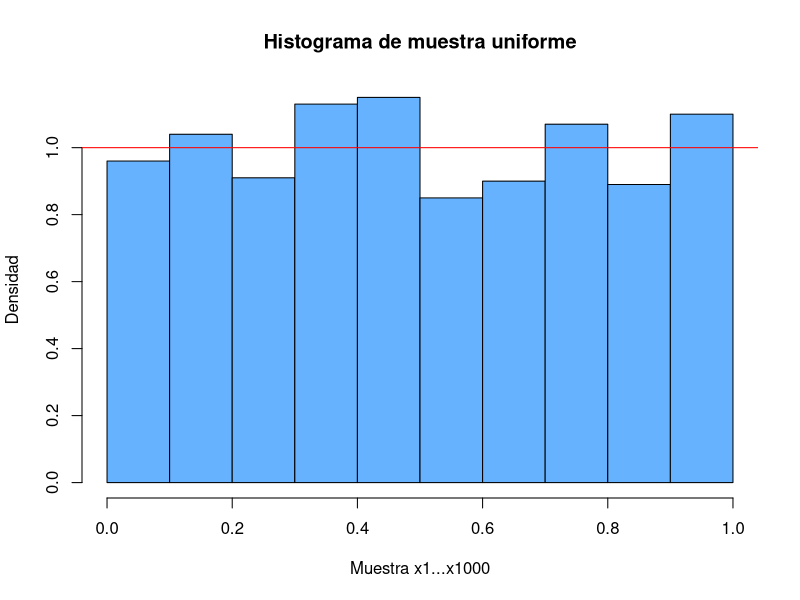
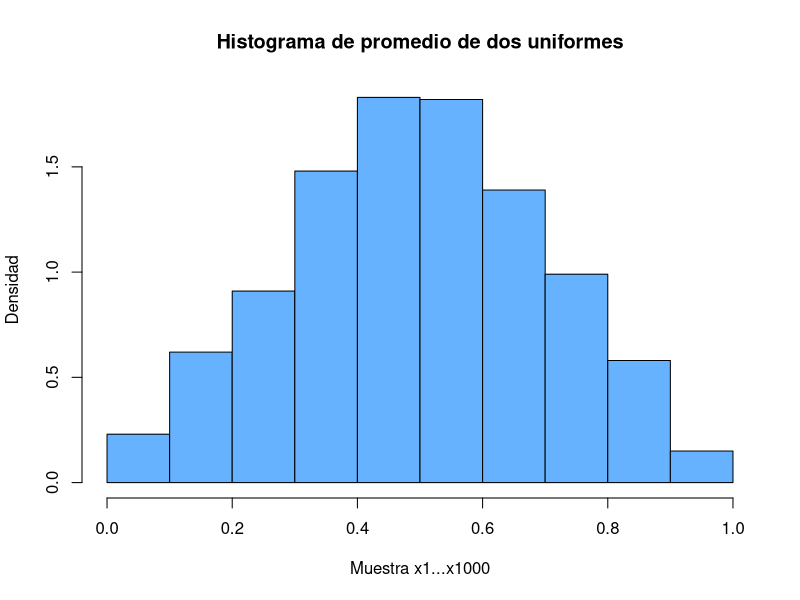
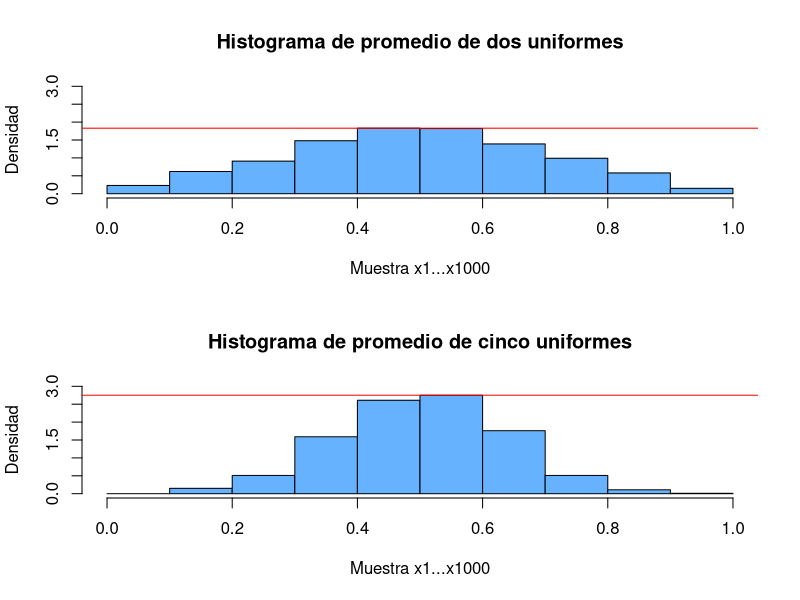
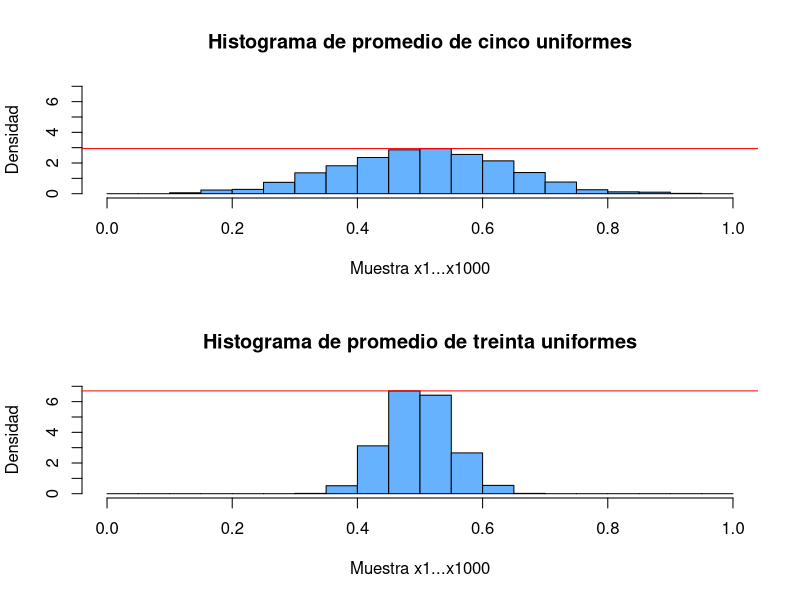
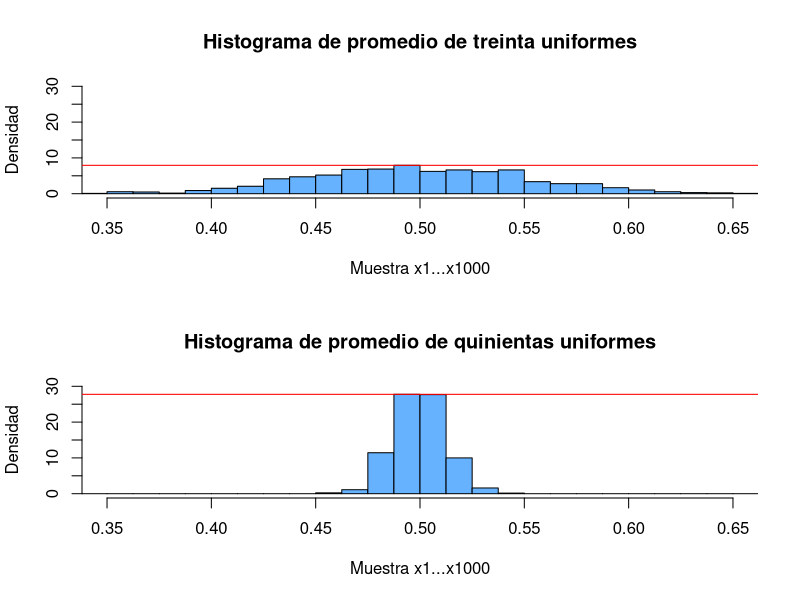
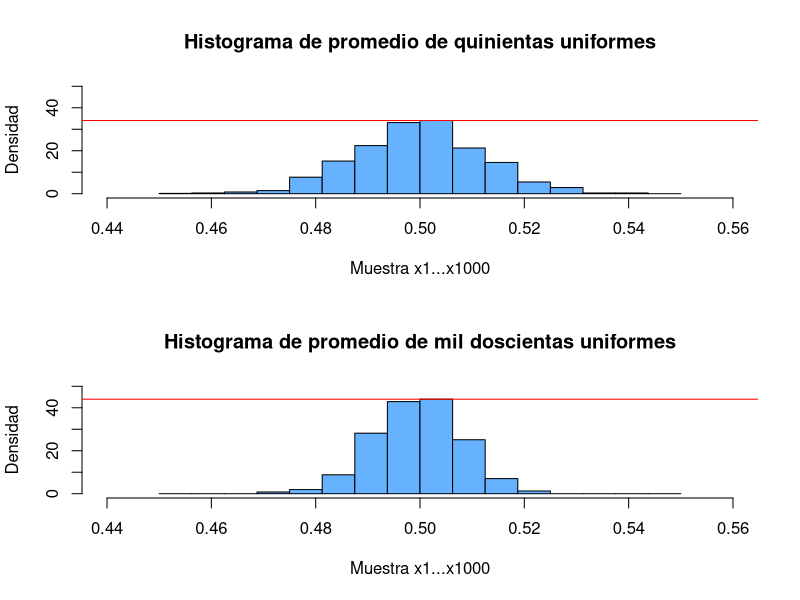
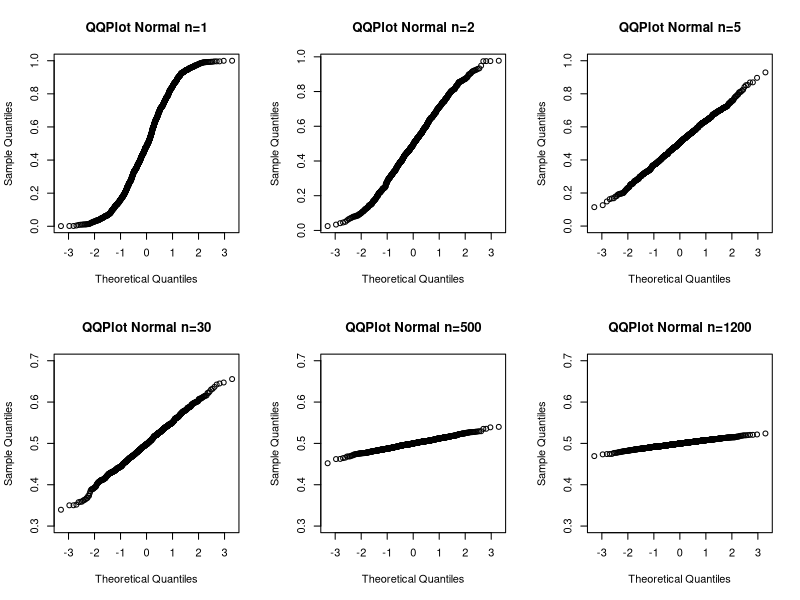

These figures' R source, in order:
#####################################
# TP Probabilidad y Estadística (C) #
#####################################

# Dejar al menos un espacio al final del script para que al copiar y pegar en la consola del R se ejecuten todos los comandos :)

# Funciones Auxiliares

promedio_n <- function(n, gen) { # Calcula el promedio de n realizaciones de una variable aleatoria con distribución gen
  x1...xn <- gen(n) # Genera n realizaciones de una v.a. con distribucion gen
  sum(x1...xn)/n # Calcula y devuelve el promedio de todas ellas
}

generar_promedios_uniformes <- function(n, size) { # Genera un vector de size promedios de n uniformes [0,1]
  sapply(rep(n, times = size), promedio_n, gen = runif)
}

generar_promedios_cauchy <- function(n, size) { # Genera un vector de size promedios de n cauchys
  sapply(rep(n, times = size), promedio_n, gen = rcauchy)
}

varianza <- function(x) { # Calcula la varianza muestral
  mean(x^2)-mean(x)^2
}


# Item a

set.seed(0) # Un seed para cada item (a = 0, b = 1, ...)

a <- generar_promedios_uniformes(1, 1000)

ha <- hist(a,
           freq = FALSE,
           main = "Histograma de muestra uniforme",
           xlab = "Muestra x1...x1000",
           ylab = "Densidad",
           col = "#66B2FF")

abline(h = 1, col = "red") # Comparo con la densidad de una U[0,1]

#text(0.25, 1.05, "f(x)=1/(1-0)=1", col = "red") # (si conoces una mejor forma de presentar a la densidad teórica en el gráfico mejor, porque queda medio feo esto)

# Item b

set.seed(1)

b <- generar_promedios_uniformes(2, 1000)

hb <- hist(b,
           freq = FALSE,
           main = "Histograma de promedio de dos uniformes",
           xlab = "Muestra x1...x1000",
           ylab = "Densidad",
           col = "#66B2FF")


# Item c

set.seed(2)

c <- generar_promedios_uniformes(5, 1000)

par(mfrow = c(2, 1)) # Divido la pantalla en dos filas para comparar los histogramas

hb <- hist(b,
           freq = FALSE,
           main = "Histograma de promedio de dos uniformes",
           xlab = "Muestra x1...x1000",
           ylab = "Densidad",
           col = "#66B2FF",
           xlim = c(0,1),
           breaks = seq(0, 1, by = 0.1),
           ylim = c(0, 3)) # El 3 fue puesto luego de ver el valor máximo que alcanzaba el histograma

abline(col = "red", h = max(hb$density))

hc <- hist(c,
           freq = FALSE,
           main = "Histograma de promedio de cinco uniformes",
           xlab = "Muestra x1...x1000",
           ylab = "Densidad",
           col = "#66B2FF",
           xlim = c(0,1),
           breaks = seq(0, 1, by = 0.1),
           ylim = c(0, 3)) # El 3 fue puesto luego de ver el valor máximo que alcanzaba el histograma

abline(col = "red", h = max(hc$density))

par(mfrow = c(1, 1)) # Reestablezco la ventana gráfica para volver a tener un gráfico a la vez


# Item d

set.seed(3)

d <- generar_promedios_uniformes(30, 1000)

par(mfrow = c(2, 1))

hc <- hist(c,
           freq = FALSE,
           main = "Histograma de promedio de cinco uniformes",
           xlab = "Muestra x1...x1000",
           ylab = "Densidad",
           col = "#66B2FF",
           xlim = c(0,1),
           breaks = seq(0, 1, by = 0.05),
           ylim = c(0, 7))

abline(col = "red", h = max(hc$density))

hd <- hist(d,
           freq = FALSE,
           main = "Histograma de promedio de treinta uniformes",
           xlab = "Muestra x1...x1000",
           ylab = "Densidad",
           col = "#66B2FF",
           xlim = c(0,1),
           breaks = seq(0, 1, by = 0.05),
           ylim = c(0, 7))

abline(col = "red", h = max(hd$density))

par(mfrow = c(1, 1))

# Item e

set.seed(4)

e <- generar_promedios_uniformes(500, 1000)

par(mfrow = c(2, 1))

hd <- hist(d,
           freq = FALSE,
           main = "Histograma de promedio de treinta uniformes",
           xlab = "Muestra x1...x1000",
           ylab = "Densidad",
           col = "#66B2FF",
           xlim = c(0.35, 0.65),
           breaks = seq(0.3, 0.7, by = 0.0125),
           ylim = c(0, 30))

abline(col = "red", h = max(hd$density))

he <- hist(e,
           freq = FALSE,
           main = "Histograma de promedio de quinientas uniformes",
           xlab = "Muestra x1...x1000",
           ylab = "Densidad",
           col = "#66B2FF",
           xlim = c(0.35, 0.65),
           breaks = seq(0.3, 0.7, by = 0.0125),
           ylim = c(0, 30))

abline(col = "red", h = max(he$density))

par(mfrow = c(1, 1))

# Ahora comparamos distintos tamaños de muestras con los promedios fijos (comparar con histogramas y/o con boxplots, pensar eso)

# par(mfrow = c(1, 2)) # Divido el gráfico en dos columnas para comparar los boxplots
# par(mfrow = c(2, 1)) # Divido el gráfico en dos filas para comparar los histogramas

# 1000 muestras de promedio de 500 (el primero que pidieron)
# 2000 muestras de promedio de 500
# 4000 muestras de promedio de 500
# 8000 muestras de promedio de 500
# 16000 muestras de promedio de 500

# (o proponer un estudio diferente :P)


# Item f

set.seed(5)

f <- generar_promedios_uniformes(1200, 1000)

par(mfrow = c(2, 1))

he <- hist(e,
           freq = FALSE,
           main = "Histograma de promedio de quinientas uniformes",
           xlab = "Muestra x1...x1000",
           ylab = "Densidad",
           col = "#66B2FF",
           xlim = c(0.44, 0.56),
           breaks = seq(0.45, 0.55, by = 0.00625),
           ylim = c(0, 50))

abline(col = "red", h = max(he$density))

hf <- hist(f,
           freq = FALSE,
           main = "Histograma de promedio de mil doscientas uniformes",
           xlab = "Muestra x1...x1000",
           ylab = "Densidad",
           col = "#66B2FF",
           xlim = c(0.44, 0.56),
           breaks = seq(0.45, 0.55, by = 0.00625),
           ylim = c(0, 50))

abline(col = "red", h = max(hf$density))

par(mfrow = c(1, 1))

# Calculemos la media y varianza muestral para cada conjunto de datos

media_a <- mean(a)
varianza_a <- varianza(a) # Usamos esta medida de varianza o usamos S^2 ?

media_b <- mean(b)
varianza_b <- varianza(b)

media_c <- mean(c)
varianza_c <- varianza(c)

media_d <- mean(d)
varianza_d <- varianza(d)

media_e <- mean(e)
varianza_e <- varianza(e)

media_f <- mean(f)
varianza_f <- varianza(f)

# Realizamos qqnorm para los seis conjuntos de datos

# Ponerles lindos nombres en los ejes ("Cuantiles Teóricos" y "Cuantiles Muestrales" estará bien? O es muy literal la traducción?)

par(mfrow = c(2, 3))

qqnorm(a, main = "QQPlot Normal n=1")
qqnorm(b, main = "QQPlot Normal n=2")
qqnorm(c, main = "QQPlot Normal n=5", ylim = c(0, 1))
qqnorm(d, main = "QQPlot Normal n=30", ylim = c(0.3, 0.7))
qqnorm(e, main = "QQPlot Normal n=500", ylim = c(0.3, 0.7))
qqnorm(f, main = "QQPlot Normal n=1200", ylim = c(0.3, 0.7))

par(mfrow = c(1, 1))

